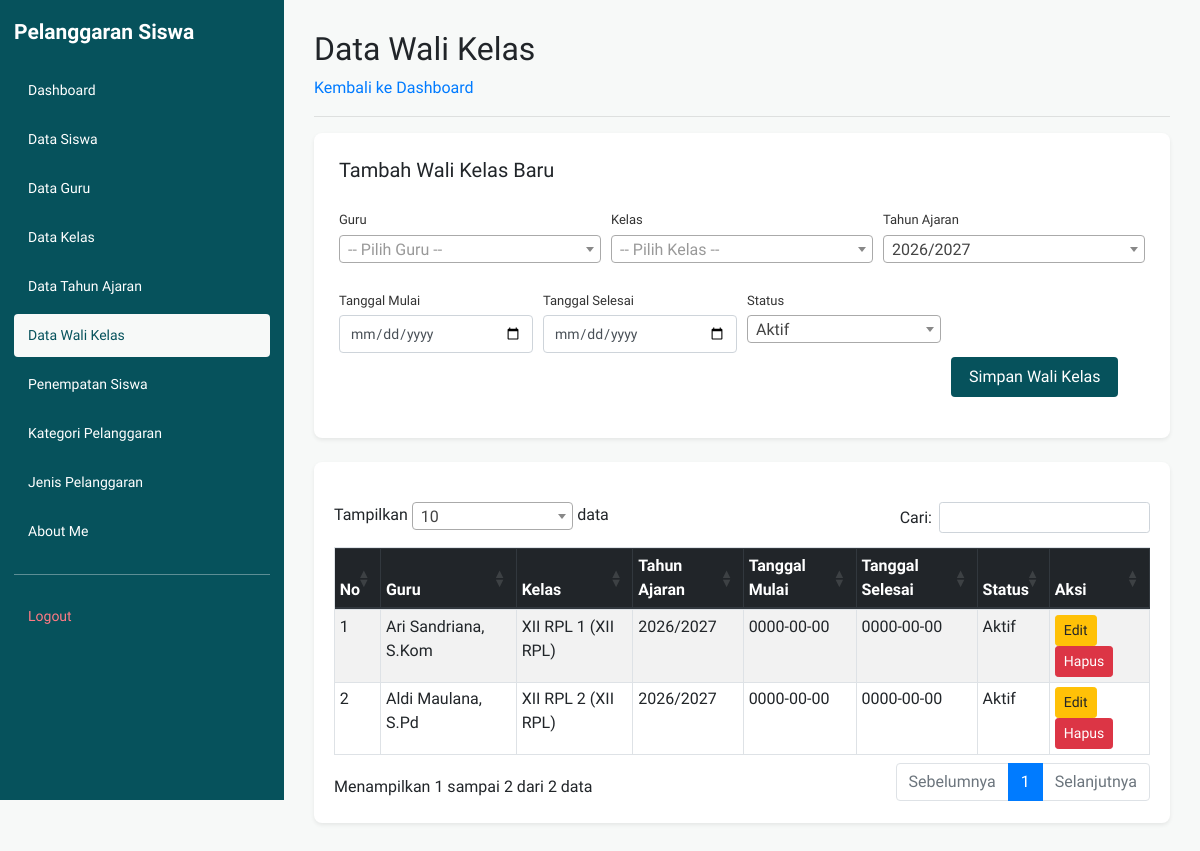
/kelola_walikelas.php (signed in), run on the app's committed database.
### tables this page shows
CREATE TABLE `t_wali_kelas` (
  `id` int(11) NOT NULL AUTO_INCREMENT,
  `tahun_ajaran_id` int(11) DEFAULT NULL,
  `kelas_id` int(11) DEFAULT NULL,
  `guru_id` int(11) DEFAULT NULL,
  `tanggal_mulai` date NOT NULL,
  `tanggal_selesai` date NOT NULL,
  `status_aktif` tinyint(1) NOT NULL,
  `created_at` timestamp NOT NULL DEFAULT current_timestamp(),
  `updated_at` timestamp NOT NULL DEFAULT current_timestamp(),
  PRIMARY KEY (`id`),
  UNIQUE KEY `uq_t_wali_kelas_kelas_ta` (`kelas_id`,`tahun_ajaran_id`),
  KEY `tahun_ajaran_id` (`tahun_ajaran_id`),
  KEY `kelas_id` (`kelas_id`),
  KEY `guru_id` (`guru_id`),
  CONSTRAINT `t_wali_kelas_ibfk_1` FOREIGN KEY (`kelas_id`) REFERENCES `t_kelas` (`id`) ON DELETE CASCADE,
  CONSTRAINT `t_wali_kelas_ibfk_2` FOREIGN KEY (`guru_id`) REFERENCES `t_guru` (`id`) ON DELETE CASCADE
);

CREATE TABLE `t_guru` (
  `id` int(11) NOT NULL AUTO_INCREMENT,
  `nip` varchar(30) NOT NULL,
  `nama` varchar(150) DEFAULT NULL,
  `email` varchar(150) NOT NULL,
  `status_aktif` tinyint(1) NOT NULL,
  `user_id` int(11) NOT NULL,
  `created_at` timestamp NOT NULL DEFAULT current_timestamp(),
  `updated_at` timestamp NOT NULL DEFAULT current_timestamp(),
  PRIMARY KEY (`id`),
  UNIQUE KEY `uq_t_guru_nip` (`nip`),
  UNIQUE KEY `uq_t_guru_email` (`email`),
  UNIQUE KEY `uq_t_guru_user_id` (`user_id`),
  CONSTRAINT `t_guru_ibfk_1` FOREIGN KEY (`user_id`) REFERENCES `t_users` (`id`) ON DELETE CASCADE
);

CREATE TABLE `t_kelas` (
  `id` int(11) NOT NULL AUTO_INCREMENT,
  `nama` varchar(100) DEFAULT NULL,
  `tingkat` varchar(20) NOT NULL,
  `jurusan` varchar(100) NOT NULL,
  `status_aktif` tinyint(1) NOT NULL,
  `created_at` timestamp NOT NULL DEFAULT current_timestamp(),
  `updated_at` timestamp NOT NULL DEFAULT current_timestamp(),
  PRIMARY KEY (`id`),
  UNIQUE KEY `uq_t_kelas_nama` (`nama`)
);

CREATE TABLE `t_tahun_ajaran` (
  `id` int(11) NOT NULL AUTO_INCREMENT,
  `nama` varchar(20) DEFAULT NULL,
  `tanggal_mulai` date NOT NULL,
  `tanggal_selesai` date NOT NULL,
  `status_aktif` tinyint(1) NOT NULL,
  `created_at` timestamp NOT NULL DEFAULT current_timestamp(),
  `updated_at` timestamp NOT NULL DEFAULT current_timestamp(),
  PRIMARY KEY (`id`),
  UNIQUE KEY `uq_t_tahun_ajaran_nama` (`nama`)
);

### kelola_walikelas.php (the view, shortened to what this page needs)
<?php
include 'config/koneksi.php';
$query = "SELECT wk.*,
                 g.nama AS nama_guru,
                 k.nama AS nama_kelas,
                 k.tingkat,
                 k.jurusan,
                 ta.nama AS tahun_ajaran
          FROM t_wali_kelas wk
          LEFT JOIN t_guru g ON wk.guru_id = g.id
          LEFT JOIN t_kelas k ON wk.kelas_id = k.id
          LEFT JOIN t_tahun_ajaran ta
              ON wk.tahun_ajaran_id = ta.id
          ORDER BY wk.id DESC";
$data = mysqli_query($koneksi, $query);
?>
<!DOCTYPE html>
<html lang="id">
<head>
    <link rel="stylesheet"
          href="https://cdn.jsdelivr.net/npm/bootstrap@4.1.3/dist/css/bootstrap.min.css">
    <link rel="stylesheet"
          href="https://cdn.datatables.net/1.13.8/css/dataTables.bootstrap4.min.css">
    <link rel="stylesheet" href="layout/layout.css">
</head>
<body>
<?php include 'layout/sidebar.php'; ?>
<main class="app-main">
            <h2>Data Wali Kelas</h2>
            <a href="dashboard.php">Kembali ke Dashboard</a>
            <hr>
            <div class="form-card form-card-full shadow-sm mb-4">
                <h5 class="mb-3">Tambah Wali Kelas Baru</h5>
                <form action="proses_tambah_walikelas.php" method="POST">
                    <div class="form-row">
                        <div class="form-group col-md-4">
                            <label>Guru</label>
                        </div>
                        <div class="form-group col-md-4">
                            <label>Kelas</label>
                        </div>
                        <div class="form-group col-md-4">
                            <label>Tahun Ajaran</label>
                        </div>
                    </div>
                    <div class="form-row">
                        <div class="form-group col-md-3">
                            <label>Tanggal Mulai</label>
                            <input type="date" name="tanggal_mulai" class="form-control" required>
                        </div>
                        <div class="form-group col-md-3">
                            <label>Tanggal Selesai</label>
                            <input type="date" name="tanggal_selesai" class="form-control" required>
                        </div>
                        <div class="form-group col-md-3">
                            <label>Status</label>
                        </div>
                        <div class="form-group col-md-3">
                            <label>&nbsp;</label><br>
                            <button type="submit" name="simpan" class="btn btn-primary">
                                Simpan Wali Kelas
                            </button>
                        </div>
                    </div>
                </form>
            </div>
            <div class="table-card shadow-sm">
            <div class="table-responsive">
                <table id="tabelWaliKelas"
                       class="table table-striped table-bordered table-hover table-sm"
                       style="width:100%">
                    <thead class="thead-dark">
                        <tr>
                            <th>No</th>
                            <th>Guru</th>
                            <th>Kelas</th>
                            <th>Tahun Ajaran</th>
                            <th>Tanggal Mulai</th>
                            <th>Tanggal Selesai</th>
                            <th>Status</th>
                            <th>Aksi</th>
                        </tr>
                    </thead>
                    <tbody>
                    <?php
                    $no = 1;
                    while ($row = mysqli_fetch_assoc($data)) {
                    ?>
                        <tr>
                            <td><?= $no++; ?></td>
                            <td>
                                <?= htmlspecialchars(
                                    $row['nama_guru'] ?? '-',
                                    ENT_QUOTES,
                                    'UTF-8'
                                ); ?>
                            </td>
                            <td>
                                <?= htmlspecialchars(
                                    $row['nama_kelas'] ?? '-',
                                    ENT_QUOTES,
                                    'UTF-8'
                                ); ?>
                                (<?= htmlspecialchars(
                                    $row['tingkat'] ?? '-',
                                    ENT_QUOTES,
                                    'UTF-8'
                                ); ?>
                                <?= htmlspecialchars(
                                    $row['jurusan'] ?? '',
                                    ENT_QUOTES,
                                    'UTF-8'
                                ); ?>)
                            </td>
                            <td>
                                <?= htmlspecialchars(
                                    $row['tahun_ajaran'] ?? '-',
                                    ENT_QUOTES,
                                    'UTF-8'
                                ); ?>
                            </td>
                            <td>
                                <?= htmlspecialchars(
                                    $row['tanggal_mulai'] ?? '-',
                                    ENT_QUOTES,
                                    'UTF-8'
                                ); ?>
                            </td>
                            <td>
                                <?= htmlspecialchars(
                                    $row['tanggal_selesai'] ?? '-',
                                    ENT_QUOTES,
                                    'UTF-8'
                                ); ?>
                            </td>
                            <td>
                                <?= ($row['status_aktif'] ?? 0) == 1
                                    ? 'Aktif'
                                    : 'Tidak Aktif'; ?>
                            </td>
                            <td>
                                <a class="btn btn-warning btn-sm"
                                   href="edit_walikelas.php?id=<?= (int)$row['id']; ?>">
                                    Edit
                                </a>
                                <a class="btn btn-danger btn-sm"
                                   href="hapus_walikelas.php?id=<?= (int)$row['id']; ?>"
                                   onclick="return confirm('Yakin ingin menghapus data ini?')">
                                    Hapus
                                </a>
                            </td>
                        </tr>
                    <?php } ?>
                    </tbody>
                </table>
                </div>
            </div>
        </main>
</body>
</html>

### layout/layout.css (style rules this page uses)
* { box-sizing: border-box; }
html, body { margin: 0; padding: 0; min-height: 100vh; font-family: Arial, sans-serif; background: #f5f7f9; }
.app-main { display: block; width: auto; min-width: 0; min-height: 100vh; margin-left: 284px; padding: 30px; }
.app-main h1, .app-main h2 { margin-top: 0; }
.app-main .table-responsive { width: 100%; }
.table-card { background: #ffffff; border-radius: 8px; padding: 20px; width: 100%; }
.form-card { background: #ffffff; border-radius: 8px; padding: 25px; max-width: 720px; }
.form-card-full { max-width: 100%; }
.form-card label { display: block; font-size: 13px; margin: 12px 0 5px; color: #333; }
.form-card input[type="text"], .form-card input[type="email"], .form-card input[type="password"], .form-card input[type="date"], .form-card input[type="number"], .form-card select, .form-card textarea { width: 100%; padding: 8px 10px; border: 1px solid #ced4da; border-radius: 4px; font-size: 14px; box-sizing: border-box; }
.form-card button { margin-top: 18px; padding: 8px 18px; border: none; border-radius: 4px; cursor: pointer; }

### layout/tema.css (style rules this page uses)
:root { --t-bg: #f7f9f8; --t-surface: #ebf0ee; --t-ink: #06525c; --t-muted: #2f737d; --t-surface-inv: #205d66; --t-ink-inv: #f7f9f8; }
html, body { background: #f7f9f8; }
body { font-family: 'Host Grotesk', Arial, sans-serif; --bs-link-color: #06525c; --bs-link-hover-color: #0b6b76; }
.app-main { background: #f7f9f8; }
.btn-primary { background-color: #06525c; border-color: #06525c; --bs-btn-bg: #06525c; --bs-btn-border-color: #06525c; --bs-btn-hover-bg: #0b6b76; --bs-btn-hover-border-color: #0b6b76; --bs-btn-active-bg: #205d66; --bs-btn-active-border-color: #205d66; --bs-btn-disabled-bg: #06525c; --bs-btn-disabled-border-color: #06525c; --bs-btn-focus-shadow-rgb: 6, 82, 92; }

### kelola_walikelas.php (style rules this page uses)
.table-responsive { margin-top: 20px; }

### data on the page
t_wali_kelas: guru.nama "Ari Sandriana, S.Kom", kelas.nama "XII RPL 1", kelas.tingkat "XII", kelas.jurusan "RPL", tahun_ajaran.nama "2026/2027", tanggal_mulai "0000-00-00", tanggal_selesai "0000-00-00", status_aktif "Aktif"
t_wali_kelas: guru.nama "Aldi Maulana, S.Pd", kelas.nama "XII RPL 2", kelas.tingkat "XII", kelas.jurusan "RPL", tahun_ajaran.nama "2026/2027", tanggal_mulai "0000-00-00", tanggal_selesai "0000-00-00", status_aktif "Aktif"

### other printed values
$label "Dashboard"
$label "Data Siswa"
$label "Data Guru"
$label "Data Kelas"
$label "Data Tahun Ajaran"
$label "Data Wali Kelas"
$label "Penempatan Siswa"
$label "Kategori Pelanggaran"
$label "Jenis Pelanggaran"
$label "About Me"
